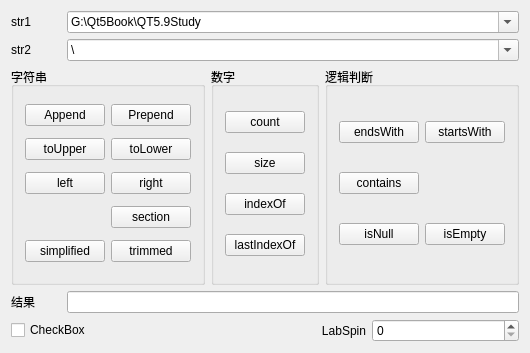
<?xml version="1.0" encoding="UTF-8"?>
<ui version="4.0">
 <class>Widget</class>
 <widget class="QWidget" name="Widget">
  <property name="geometry">
   <rect>
    <x>0</x>
    <y>0</y>
    <width>526</width>
    <height>353</height>
   </rect>
  </property>
  <property name="windowTitle">
   <string>QString常用功能</string>
  </property>
  <layout class="QVBoxLayout" name="verticalLayout">
   <item>
    <layout class="QGridLayout" name="gridLayout_2">
     <item row="0" column="0">
      <widget class="QLabel" name="label">
       <property name="maximumSize">
        <size>
         <width>50</width>
         <height>16777215</height>
        </size>
       </property>
       <property name="text">
        <string>str1</string>
       </property>
      </widget>
     </item>
     <item row="0" column="2">
      <widget class="QComboBox" name="comboBox1">
       <property name="editable">
        <bool>true</bool>
       </property>
       <item>
        <property name="text">
         <string>G:\Qt5Book\QT5.9Study</string>
        </property>
       </item>
       <item>
        <property name="text">
         <string>G:\Qt5Book\QT5.9Study\qw.cpp</string>
        </property>
       </item>
       <item>
        <property name="text">
         <string>学生姓名，男，1984-3-4，汉族，山东</string>
        </property>
       </item>
      </widget>
     </item>
     <item row="1" column="0">
      <widget class="QLabel" name="label_2">
       <property name="maximumSize">
        <size>
         <width>50</width>
         <height>16777215</height>
        </size>
       </property>
       <property name="text">
        <string>str2</string>
       </property>
      </widget>
     </item>
     <item row="1" column="2">
      <widget class="QComboBox" name="comboBox2">
       <property name="editable">
        <bool>true</bool>
       </property>
       <item>
        <property name="text">
         <string>\</string>
        </property>
       </item>
       <item>
        <property name="text">
         <string>.cpp</string>
        </property>
       </item>
       <item>
        <property name="text">
         <string>:</string>
        </property>
       </item>
       <item>
        <property name="text">
         <string>，</string>
        </property>
       </item>
      </widget>
     </item>
    </layout>
   </item>
   <item>
    <layout class="QHBoxLayout" name="horizontalLayout">
     <item>
      <widget class="QGroupBox" name="groupBox">
       <property name="title">
        <string>字符串</string>
       </property>
       <layout class="QGridLayout" name="gridLayout_3">
        <item row="3" column="1">
         <widget class="QPushButton" name="pushButton_14">
          <property name="text">
           <string>section</string>
          </property>
         </widget>
        </item>
        <item row="0" column="0">
         <widget class="QPushButton" name="pushButton">
          <property name="text">
           <string>Append</string>
          </property>
         </widget>
        </item>
        <item row="0" column="1">
         <widget class="QPushButton" name="pushButton_2">
          <property name="text">
           <string>Prepend</string>
          </property>
         </widget>
        </item>
        <item row="1" column="0">
         <widget class="QPushButton" name="pushButton_11">
          <property name="text">
           <string>toUpper</string>
          </property>
         </widget>
        </item>
        <item row="1" column="1">
         <widget class="QPushButton" name="pushButton_12">
          <property name="text">
           <string>toLower</string>
          </property>
         </widget>
        </item>
        <item row="2" column="0">
         <widget class="QPushButton" name="pushButton_15">
          <property name="text">
           <string>left</string>
          </property>
         </widget>
        </item>
        <item row="2" column="1">
         <widget class="QPushButton" name="pushButton_16">
          <property name="text">
           <string>right</string>
          </property>
         </widget>
        </item>
        <item row="4" column="0">
         <widget class="QPushButton" name="pushButton_17">
          <property name="text">
           <string>simplified</string>
          </property>
         </widget>
        </item>
        <item row="4" column="1">
         <widget class="QPushButton" name="pushButton_13">
          <property name="text">
           <string>trimmed</string>
          </property>
         </widget>
        </item>
       </layout>
      </widget>
     </item>
     <item>
      <widget class="QGroupBox" name="groupBox_3">
       <property name="title">
        <string>数字</string>
       </property>
       <layout class="QVBoxLayout" name="verticalLayout_2">
        <item>
         <widget class="QPushButton" name="pushButton_4">
          <property name="text">
           <string>count</string>
          </property>
         </widget>
        </item>
        <item>
         <widget class="QPushButton" name="pushButton_5">
          <property name="text">
           <string>size</string>
          </property>
         </widget>
        </item>
        <item>
         <widget class="QPushButton" name="pushButton_7">
          <property name="text">
           <string>indexOf</string>
          </property>
         </widget>
        </item>
        <item>
         <widget class="QPushButton" name="pushButton_9">
          <property name="text">
           <string>lastIndexOf</string>
          </property>
         </widget>
        </item>
       </layout>
      </widget>
     </item>
     <item>
      <widget class="QGroupBox" name="groupBox_2">
       <property name="title">
        <string>逻辑判断</string>
       </property>
       <layout class="QGridLayout" name="gridLayout_5">
        <item row="0" column="0">
         <widget class="QPushButton" name="pushButton_6">
          <property name="text">
           <string>endsWith</string>
          </property>
         </widget>
        </item>
        <item row="0" column="1">
         <widget class="QPushButton" name="pushButton_10">
          <property name="text">
           <string>startsWith</string>
          </property>
         </widget>
        </item>
        <item row="1" column="0">
         <widget class="QPushButton" name="pushButton_3">
          <property name="text">
           <string>contains</string>
          </property>
         </widget>
        </item>
        <item row="2" column="0">
         <widget class="QPushButton" name="pushButton_18">
          <property name="text">
           <string>isNull</string>
          </property>
         </widget>
        </item>
        <item row="2" column="1">
         <widget class="QPushButton" name="pushButton_8">
          <property name="text">
           <string>isEmpty</string>
          </property>
         </widget>
        </item>
       </layout>
      </widget>
     </item>
    </layout>
   </item>
   <item>
    <layout class="QGridLayout" name="gridLayout">
     <item row="0" column="0">
      <widget class="QLabel" name="label_3">
       <property name="maximumSize">
        <size>
         <width>50</width>
         <height>16777215</height>
        </size>
       </property>
       <property name="text">
        <string>结果</string>
       </property>
      </widget>
     </item>
     <item row="0" column="1" colspan="3">
      <widget class="QLineEdit" name="edtResult"/>
     </item>
     <item row="1" column="0" colspan="2">
      <widget class="QCheckBox" name="checkBox">
       <property name="text">
        <string>CheckBox</string>
       </property>
      </widget>
     </item>
     <item row="1" column="2">
      <widget class="QLabel" name="LabSpin">
       <property name="text">
        <string>LabSpin</string>
       </property>
       <property name="alignment">
        <set>Qt::AlignRight|Qt::AlignTrailing|Qt::AlignVCenter</set>
       </property>
      </widget>
     </item>
     <item row="1" column="3">
      <widget class="QSpinBox" name="spinBox">
       <property name="maximum">
        <number>1000</number>
       </property>
      </widget>
     </item>
    </layout>
   </item>
  </layout>
 </widget>
 <layoutdefault spacing="6" margin="11"/>
 <resources/>
 <connections/>
</ui>
